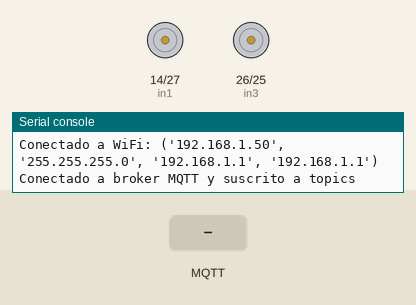
The program below on a simulated ESP32 board running MicroPython. Parts: motor-driver pin pairs drawn as motors (green arrow = first pin HIGH = forward, orange = second pin HIGH = backward, longer = more drive, scaled by the enable pin), the last lines printed to the serial console. The inputs (shaded band) are chosen by the test bench. WiFi joins after 1.5 s; no MQTT or app messages arrive unless stated.

Above: at 2.8 s.
2.9 s: MQTT message "adelante" arrives on the first subscribed topic
At 3.8 s:
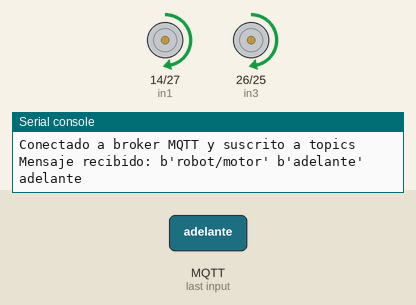
4.4 s: MQTT message "atras" arrives on the first subscribed topic
At 5.1 s:
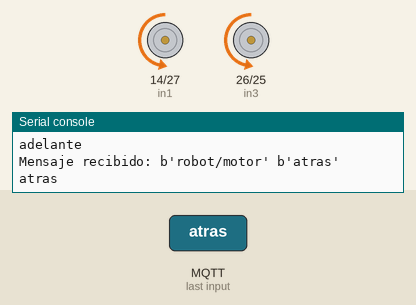
5.9 s: MQTT message "izquierda" arrives on the first subscribed topic
At 6.4 s:
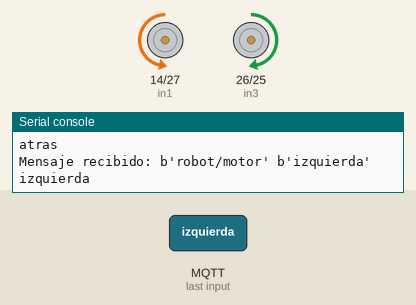
7.4 s: MQTT message "derecha" arrives on the first subscribed topic
At 8.9 s:
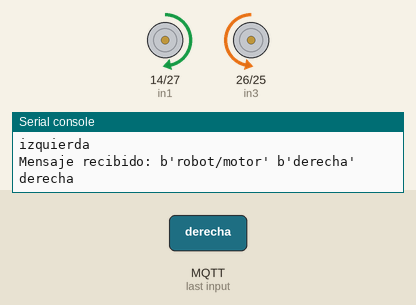
Timing chart, 0 to 9.9 s (numbered marks = the images above; inputs shaded):
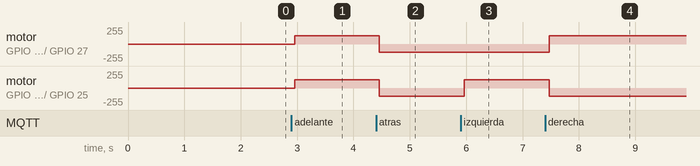

Measured:
- after the input at 2.9 s, motor on GPIO 14 (in1) / GPIO 27 (in2), motor on GPIO 26 (in3) / GPIO 25 (in4): stopped → forward 125/255 after 0.06 s
- after the input at 4.4 s, motor on GPIO 14 (in1) / GPIO 27 (in2), motor on GPIO 26 (in3) / GPIO 25 (in4): forward 125/255 → backward 125/255 after 0.06 s
- after the input at 5.9 s, motor on GPIO 26 (in3) / GPIO 25 (in4): backward 125/255 → forward 125/255 after 0.07 s
- after the input at 7.4 s, motor on GPIO 14 (in1) / GPIO 27 (in2): backward 125/255 → forward 125/255 after 0.07 s; motor on GPIO 26 (in3) / GPIO 25 (in4): forward 125/255 → backward 125/255 after 0.07 s

The program:

motores_velocidad.py
```python
import network
import time
from machine import Pin, PWM
from umqtt.simple import MQTTClient

# --- CONFIGURACIÓN WiFi ---
WIFI_SSID = "MARTA LUCIA"
WIFI_PASS = "43665830"

# --- CONFIGURACIÓN MQTT ---
MQTT_BROKER = "192.168.1.10"  # por ejemplo: "192.168.1.100"
MQTT_CLIENT_ID = "esp32_motor"
MQTT_TOPIC_DIR = b"robot/motor"
MQTT_TOPIC_VEL = b"robot/velocidad"

# --- PINES MOTORES (ajusta según conexión física) ---
# Motor A
in1 = Pin(14, Pin.OUT)
in2 = Pin(27, Pin.OUT)
# Motor B
in3 = Pin(26, Pin.OUT)
in4 = Pin(25, Pin.OUT)

# PWM para velocidad
pwmA = PWM(Pin(12), freq=1000)
pwmB = PWM(Pin(33), freq=1000)
velocidad = 500  # valor inicial (0 a 1023)

# --- Conexión WiFi ---
def conectar_wifi():
    wlan = network.WLAN(network.STA_IF)
    wlan.active(True)
    if not wlan.isconnected():
        print('Conectando a WiFi...')
        wlan.connect(WIFI_SSID, WIFI_PASS)
        while not wlan.isconnected():
            pass
    print('Conectado a WiFi:', wlan.ifconfig())

# --- Callback MQTT ---
def callback(topic, msg):
    global velocidad
    print('Mensaje recibido:', topic, msg)

    if topic == MQTT_TOPIC_DIR:
        comando = msg.decode('utf-8')
        print(comando)
        if comando == "adelante":
            in1.value(1)
            in2.value(0)
            in3.value(1)
            in4.value(0)
        elif comando == "atras":
            in1.value(0)
            in2.value(1)
            in3.value(0)
            in4.value(1)
        elif comando == "izquierda":
            in1.value(0)
            in2.value(1)
            in3.value(1)
            in4.value(0)
        elif comando == "derecha":
            in1.value(1)
            in2.value(0)
            in3.value(0)
            in4.value(1)
        elif comando == "detener":
            in1.value(0)
            in2.value(0)
            in3.value(0)
            in4.value(0)
    elif topic == MQTT_TOPIC_VEL:
        try:
            velocidad = int(msg)
            velocidad = max(0, min(1023, velocidad))  # Limita entre 0 y 1023
            pwmA.duty(velocidad)
            pwmB.duty(velocidad)
            print("Velocidad actual:", velocidad)
        except:
            print("Error al convertir velocidad")

# --- Main ---
conectar_wifi()
cliente = MQTTClient(MQTT_CLIENT_ID, MQTT_BROKER)
cliente.set_callback(callback)
cliente.connect()
cliente.subscribe(MQTT_TOPIC_DIR)
cliente.subscribe(MQTT_TOPIC_VEL)
print("Conectado a broker MQTT y suscrito a topics")

# Iniciar con velocidad inicial
pwmA.duty(velocidad)
pwmB.duty(velocidad)

# Loop principal
try:
    while True:
        cliente.check_msg()
        time.sleep(0.1)
except KeyboardInterrupt:
    print("Finalizando...")
    cliente.disconnect()
```
